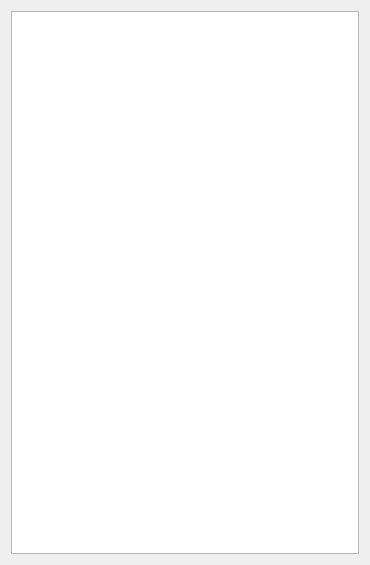
<?xml version="1.0" encoding="UTF-8"?>
<ui version="4.0">
 <class>swftMainPropertiesWidget</class>
 <widget class="QWidget" name="swftMainPropertiesWidget">
  <property name="geometry">
   <rect>
    <x>0</x>
    <y>0</y>
    <width>370</width>
    <height>565</height>
   </rect>
  </property>
  <property name="windowTitle">
   <string>Form</string>
  </property>
  <layout class="QGridLayout" name="gridLayout">
   <item row="0" column="0">
    <widget class="QListWidget" name="listWidget"/>
   </item>
  </layout>
 </widget>
 <resources/>
 <connections/>
</ui>
